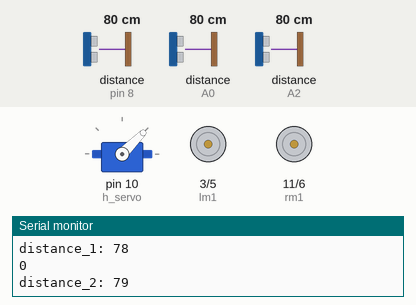
A sketch run on a simulated Arduino Uno, built with avr-gcc and run on an emulated ATmega328P. On the bench: servo, motor-driver pin pairs drawn as motors (green arrow = first pin HIGH = forward, orange = second pin HIGH = backward, longer = more drive), the last lines printed to the serial monitor. Wiring (inferred from the names in the program): 2 × ultrasonic range finder: trigger A1, echo A0 / trigger A3, echo A2. Inputs (shaded band) come from the test bench; at power-on: distance to the obstacle (sensors on A0, A2, pin 8) 80 cm. The echo pulse lasts 58.3 µs per cm.

Above: at 0.8 s.
1.6 s: distance to the obstacle (sensor on A0) set to 14 cm
5.1 s: distance to the obstacle (sensor on A0) set to 11 cm
At 5.19 s:
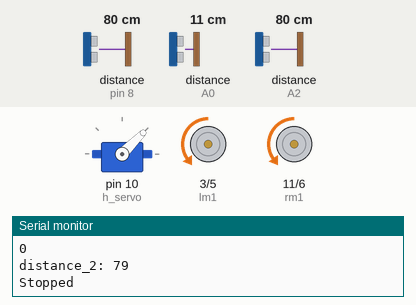
At 5.57 s:
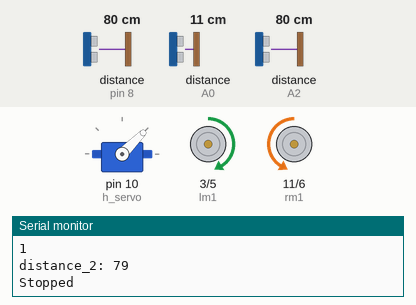
8.6 s: distance to the obstacle (sensor on A2) set to 15 cm
12.1 s: distance to the obstacle (sensor on A2) set to 11 cm
At 13.5 s:
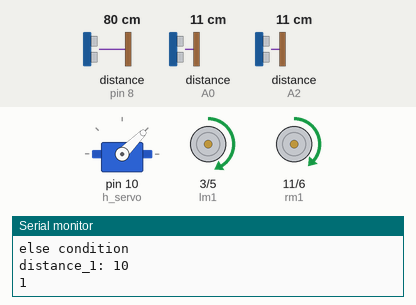
13.9 s: distance to the obstacle (sensor on A0) set to 18 cm
At 14.2 s:
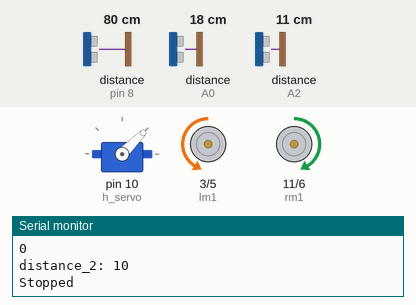
17.4 s: distance to the obstacle (sensor on A0) set to 2 cm
Timing chart, 0 to 20.2 s (numbered marks = the images above; inputs shaded):
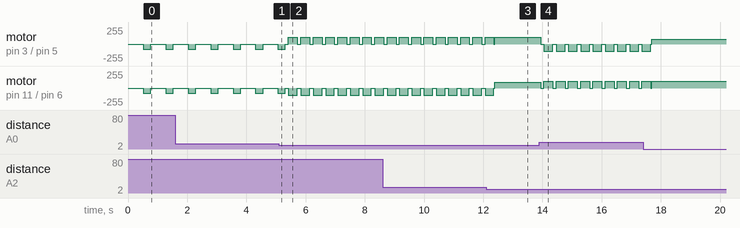

The sketch:

obstacle_avoidance_us__edge1.ino
```cpp
#include <Servo.h>
Servo h_servo,v_servo;//horizontal servo on 10

//Ultrasonic Pins
const int trigPin = 12;
const int echoPin = 8;

const int trigPin_1 = A1;
const int echoPin_1 = A0;

const int trigPin_2 = A3;
const int echoPin_2 = A2;


int temp,temp1,pos_1,i,obj,crazy=0;
const long interval = 1000;
unsigned long previousMillis = 0;
unsigned long currentMillis=0;
bool flag1,flag2=true;


//Motor Pins lm1 stands for left motor 1 and accordingly
int lm1=3;
int lm2=5;
int rm2=6;
int rm1=11;


long duration,duration_1,duration_2;
int distance,distance_1,distance_2;

void setup()
{
  pinMode(trigPin, OUTPUT);
  pinMode(echoPin, INPUT);
  pinMode(trigPin_1, OUTPUT);
  pinMode(echoPin_1, INPUT);
  pinMode(trigPin_2, OUTPUT);
  pinMode(echoPin_2, INPUT);

  pinMode(lm1,OUTPUT);
  pinMode(lm2,OUTPUT);
  pinMode(rm1,OUTPUT);
  pinMode(rm2,OUTPUT);

  h_servo.attach(10);
  //v_servo.attach(11);
  h_servo.write(45);


  Serial.begin(9600);
}

void loop()
{

  ultrasonic_1();
  ultrasonic_2();
  if( (flag1==true) && (flag2==true) )
  {
    ultrasonic();
  if(distance<=14)
  {
     stop1(300);
     reverse(180);
     stop1(5);
    start_servo();
    Serial.println("First condition");
  }
  else //if(distance>=5)
  {
    forward();
    delay(1);
    //stop1(1);
    Serial.println("else condition");
  }
  //delay(100);

}
else if( (flag1==true) && (flag2==false) )
{
  stop1(100);
  right_turn(300);//changing from 50 to 45
  stop1(10);

}
else if( (flag2==true) && (flag1==false) )
{
  stop1(100);
  left_turn(300);//changing from 225 to 150
  stop1(10);
}
else
{
stop1(500);
reverse(250);
Serial.println("Check");
return;
}
}

void start_servo()
{

  //ultrasonic();
   for (pos_1=45; pos_1 <= 95; pos_1 += 1)
    {
      h_servo.write(pos_1);   Serial.println("Entered servo");
      delay(45);
    }

    ultrasonic();
    if(distance>=14)
    {
      servo_look_straight();
      left_turn(150);//changing from 225 to 150

      stop1(25);
      Serial.println("Left turn");
    }
    else
    {
      for (pos_1 = 95; pos_1 >= 0; pos_1 -= 1)
    {
      h_servo.write(pos_1);
      delay(75);
    }
      ultrasonic();
      if(distance>=14)
    {
      right_turn(150);//changing from 225 to 150
     servo_look_straight();
      stop1(55);
    }
    else
    {
    reverse(180);//changing from 250 to 180
    //delay(1000);//Making a Turn Over
    servo_look_straight();

    }

    }


    Serial.println("Rotating horizontal servo");
      ultrasonic();
  }


void forward()
{
  ultrasonic_1();
  ultrasonic_2();
  if( (flag1==true) && (flag2==true) )
  {
  ultrasonic();
   if (distance>=14)
  {
  analogWrite(lm1,70);
  analogWrite(rm1,85);
  digitalWrite(rm2,LOW);
  digitalWrite(lm2,LOW);
  //delay(1);
  delay(1);


  Serial.println("Straight");
  }
}
else
return;
}
void reverse(int interval)
{
  analogWrite(lm2,80);
  analogWrite(rm2,80);
  analogWrite(rm1,0);
  digitalWrite(lm1,LOW);
  delay(interval);
}
void right_turn(int interval)
{

  analogWrite(rm2,105);
  analogWrite(lm1,105);
  analogWrite(rm1,0);
  digitalWrite(lm2,LOW);
  delay(interval);
  /*analogWrite(lm1,0);
  analogWrite(rm1,0);
  digitalWrite(rm2,LOW);
  digitalWrite(lm2,LOW);
  delay(1);*/

  Serial.println("Right turn");
}

void left_turn(int interval)
{
  analogWrite(rm1,105);
  analogWrite(lm2,105);
  digitalWrite(lm1,LOW);
  digitalWrite(rm2,LOW);
  delay(interval);
  Serial.println("Left turn");
}

void stop1(int interval)
{
  digitalWrite(lm1,LOW);
  digitalWrite(rm2,LOW);
  analogWrite(rm1,0);
  digitalWrite(lm2,LOW);
  delay(interval);
  Serial.println("Stopped");
}


void servo_look_straight()
{
  if(pos_1<=45)
  {
    for (; pos_1 <= 45; pos_1 += 1)
    {
      h_servo.write(pos_1);
      delay(15);
    }
  }
  else
  {
    for (; pos_1 >= 45; pos_1 -= 1)
    {
    h_servo.write(pos_1);
    delay(15);
  }
}
}


void ultrasonic_1()
{
analogWrite(trigPin_1, 0);
//delayMicroseconds(25);
analogWrite(trigPin_1, 255);
//delayMicroseconds(25);
analogWrite(trigPin_1, 0);
duration_1 = pulseIn(echoPin_1, HIGH);
distance_1= duration_1*0.034/2;

Serial.print("distance_1: ");
Serial.println(distance_1);
if(distance_1>=12)
{
flag1=false;
}
else
{
flag1=true;
}
Serial.println(flag1);
}


void ultrasonic_2()
{
analogWrite(trigPin_2, 0);
//delayMicroseconds(25);
analogWrite(trigPin_2, 255);
//delayMicroseconds(25);
analogWrite(trigPin_2, 0);
duration_2 = pulseIn(echoPin_2, HIGH);
//distance_2= duration_2*0.034/2;
distance_2 = (duration_2/2) / 29.1;

if(distance_2 >=12)
{
flag2=false;

}
else
{
flag2=true;
}

Serial.print("distance_2: ");
Serial.println(distance_2);
}


void ultrasonic()
{
digitalWrite(trigPin, LOW);
//delayMicroseconds(2);
digitalWrite(trigPin, HIGH);
//delayMicroseconds(10);
digitalWrite(trigPin, LOW);
duration = pulseIn(echoPin, HIGH);// Reads the echoPin, returns the sound wave travel time in microseconds
distance = (duration/2) / 29.1;
/*
Serial.print("Distance=");
Serial.println(distance);*/

}
```

Measured:
- the behaviour switches between 13 and 12 cm on distance to the obstacle (sensor on A0) (found by bisection; images 0 and 1)
- the behaviour switches between 13 and 12 cm on distance to the obstacle (sensor on A2) (found by bisection; images 2 and 3)
- after the input at 5.1 s, motor on pin 3 (lm1) / pin 5 (lm2): alternates forward 105/255 for 0.30 s and stopped for 0.12 s, starting after 0.32 s; motor on pin 11 (rm1) / pin 6 (rm2): alternates backward 105/255 for 0.30 s and stopped for 0.12 s, starting after 0.32 s
- after the input at 13.9 s, motor on pin 3 (lm1) / pin 5 (lm2): alternates backward 105/255 for 0.30 s and stopped for 0.11 s, starting after 0.05 s; motor on pin 11 (rm1) / pin 6 (rm2): alternates forward 105/255 for 0.30 s and stopped for 0.11 s, starting after 0.05 s
- by itself, motor on pin 3 (lm1) / pin 5 (lm2), motor on pin 11 (rm1) / pin 6 (rm2): alternates backward 80/255 for 0.26 s and stopped for 0.50 s
